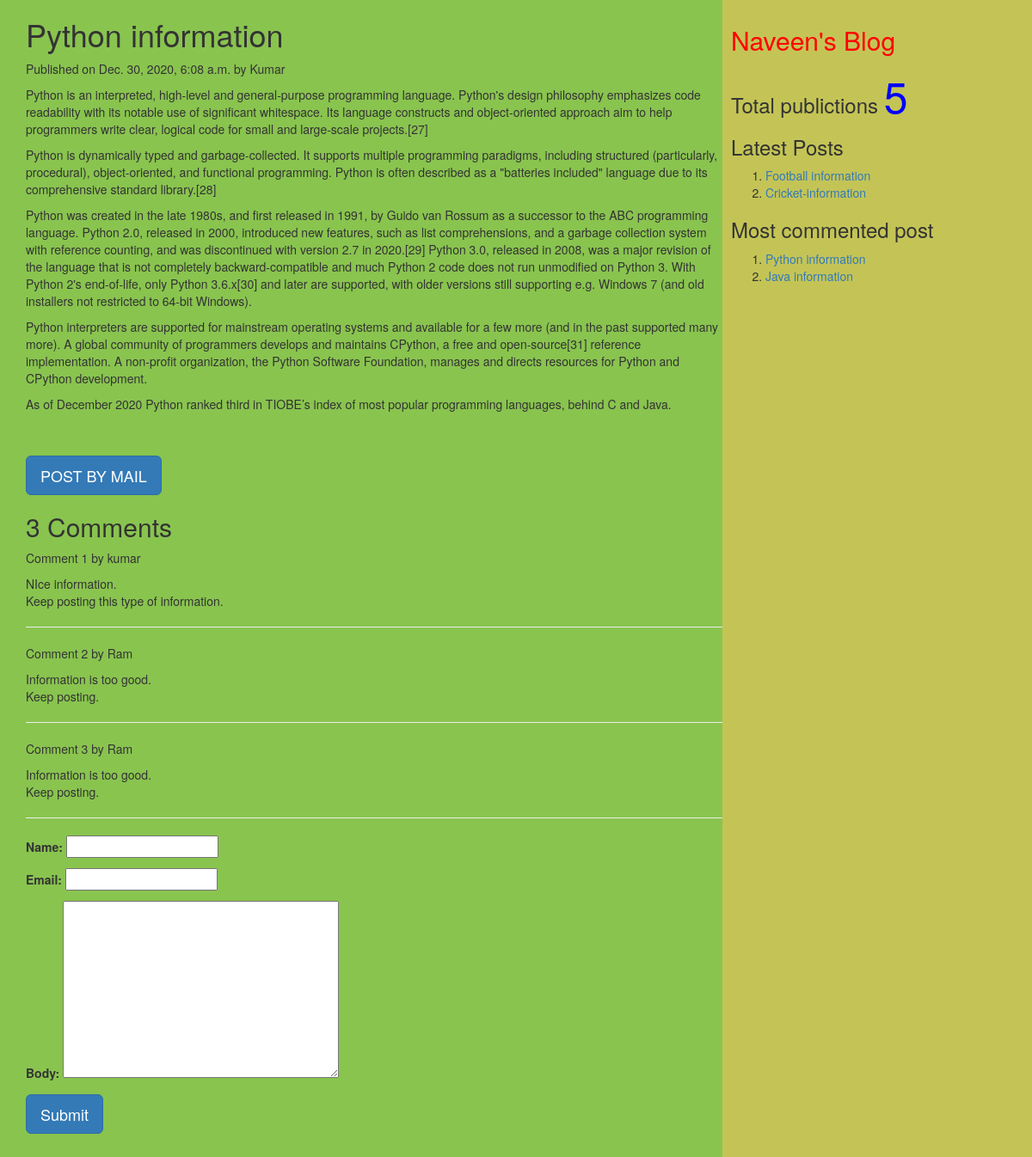
The page /2020/12/30/python-information on the database its author committed.
### myApp/models.py (models this page shows, shortened)
class Post(models.Model):
          tags=TaggableManager()
          STATUS_CHOICES=(('draft','Draft'),('published','Published'))
          title=models.CharField(max_length=256)
          slug=models.SlugField(max_length=264,unique_for_date='publish')
          author=models.ForeignKey(User,related_name='blog_posts',on_delete= models.CASCADE)
          body=models.TextField()
          publish=models.DateTimeField(default=timezone.now)
          created=models.DateTimeField(auto_now_add=True)
          updated=models.DateTimeField(auto_now=True)
          status= models.CharField(max_length=10,choices=STATUS_CHOICES,default='draft')
          objects=CustomManager()
          class Meta:
                ordering=('-publish',)
          def get_absolute_url(self):
                return reverse('post_detail',args=[self.publish.year,self.publish.strftime('%m'),self.publish.strftime('%d'),self.slug])

class Comment(models.Model):
    post=models.ForeignKey(Post,related_name="comments",on_delete=models.CASCADE)
    name=models.CharField(max_length=50)
    email=models.EmailField()
    body=models.TextField()
    created=models.DateTimeField(auto_now_add=True)
    updated=models.DateTimeField(auto_now=True)
    active=models.BooleanField(default=True)
    class Meta:
        ordering=('created',)

### myApp/views.py (the view, shortened to what this page needs)
# urls.py: url(r'(?P<year>\d{4})/(?P<month>\d{2})/(?P<day>\d{2})/(?P<post>[-\w]+)',views.post_detail_view,name='post_detail'),
def post_detail_view(request,year,month,day,post):
    post=get_object_or_404(Post,slug=post,publish__year=year,publish__month=month,publish__day=day)
    comments=post.comments.filter(active=True)
    csubmit=False
    form=CommentForm()
    d={'post':post,'form':form,'csubmit':csubmit,'comments':comments}
    return render(request,'myApp/post_detail.html',d)

### myApp/forms.py
class CommentForm(forms.ModelForm):
    class Meta:
        model=Comment
        fields=('name','email','body')

### myApp/models.py (called while the page is built)
    def get_queryset(self):
        return super().get_queryset().filter(status='published')

### myApp/templatetags/mytags.py (called while the page is built)
@register.simple_tag
def total_posts():
    return Post.objects.count()

@register.inclusion_tag('myApp/latest_post.html')
def show_latest_posts(count=3):
    latest_posts=Post.objects.order_by('-publish')[:count]
    return {'latest_posts':latest_posts}

@register.simple_tag
def get_most_commented_posts(count=2):
    return Post.objects.annotate(total_comments=Count('comments')).order_by('-total_comments')[:count]

### templates/myApp/post_detail.html (shortened to what this page needs)
<html>
    {%extends 'myApp/parent.html'%}
        {%block content_block%}
        <h1>{{post.title}}</h1>
        <p>Published on {{post.publish}} by {{post.author|title}}</p>
        {{post.body|linebreaks}} <br><br>
        <a href="/{{post.id}}/share" class='btn btn-lg btn-primary'>POST BY MAIL</a>
        {%with comments.count as comments_count%}
        <h2>{{comments_count}} Comment{{comments_count|pluralize}}</h2>
        {%endwith%}
        {%if comments%}
         {%for c in comments%}
         <p>Comment {{forloop.counter}} by {{c.name}}</p>
        <div>{{c.body|linebreaks}}</div>
        <hr>
        {%endfor%}
        {%else%}
         <p style="color:red;font-size:30px;font-style:italic;border-bottom:1px blue solid;">There are no comments</p>
        {%endif%}
         {%if csubmit%}
         <h2>Thank you..Your comment has been added successfully!!</h2>
         {%else%}
         <form  method="post">
           {{form.as_p}}
           <input type="submit" class='btn btn-lg btn-primary' value="Submit">
         </form>
         {%endif%}
        {%endblock%}

### templates/myApp/parent.html (shortened to what this page needs)
<html>
{%load mytags%}
    <head>
        <link rel="stylesheet" href="https://maxcdn.bootstrapcdn.com/bootstrap/3.3.7/css/bootstrap.min.css">
    </head>
    <body>
        <div class="content" style="width:70%;float:left;background-color:89c44f;height:300%;padding:0 0 0 30px">
              {%block content_block%}
              {%endblock%}
        </div>
        <div class="sidebar" style="width:30%;float:right;background-color:#c4c456;height:300%;padding:10px">
            <h2 style='font:bold;color:red'>Naveen's Blog</h2>
            <h3>Total publictions
              <span style="color:blue;font-size:50px">
              {%total_posts%}</span>
              <h3>Latest Posts</h3>
              {% show_latest_posts 2 %}
              <h3>Most commented post</h3>
              {%get_most_commented_posts as m%}
              <ol>
                {%for post in m%}
                <li><a href="{{post.get_absolute_url}}">{{post.title}}</a></li>
                {%endfor%}
              </ol>
            </h3>
        </div>
    </body>
</html>

### templates/myApp/latest_post.html
<html lang="en" dir="ltr">
  <body>
    <ol>
    {%for post in latest_posts%}
    <li><a href="{{post.get_absolute_url}}">{{post.title}}</a></li>
    {%endfor%}
    </ol>
  </body>
</html>

### rows shown on the page
Post: title "Python information", publish "Dec. 30, 2020, 6:08 a.m.", author "Kumar", body "Python is an interpreted, high-level and general-purpose programming language. Python's design philosophy emphasizes code readability with its notable use of significant whitespace. Its language constructs and object-oriented approach aim to help programmers write clear, logical code for small and large-scale projects.[27] Python is dynamically typed and garbage-collected. It supports multiple programming paradigms, including structured (particularly, procedural), object-oriented, and functional programming. Python is often described as a \"batteries included\" language due to its comprehensive standard library.[28] Python was created in the late 1980s, and first released in 1991, by Guido…"
Comment: name "kumar", body "NIce information. Keep posting this type of information."
Comment: name "Ram", body "Information is too good. Keep posting."
Comment: name "Ram", body "Information is too good. Keep posting."
Post: title "Football information"
Post: title "Cricket-information"
Post: title "Java information"

### other values the page prints
{{ comments_count }} "3"
